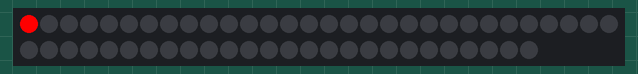
Simulated run of this sketch. Board: Arduino Uno, built with avr-gcc and run on an emulated ATmega328P. On the bench: 56 RGB LEDs in strip order, left to right, continuing on the next row. Dim RGB values are drawn brighter than linear.

Above: at 0.15 s.
At 3.77 s:
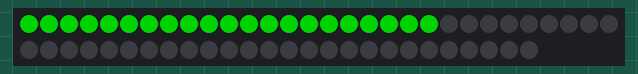
At 8.72 s:
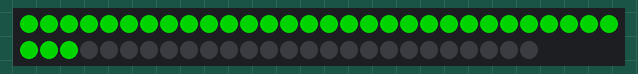
At 18.32 s:
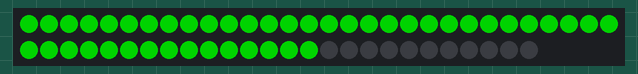
At 28.85 s:
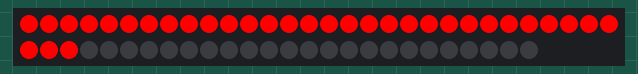
At 39.69 s:
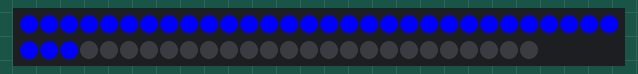

The sketch:

light_test.ino
```cpp
#include <FastLED.h>

#define CLOCK_PIN 8
#define DATA_PIN 9
#define NUM_LEDS 56

CRGB leds[NUM_LEDS];

void setup() {
    // Initialize the LED Strip.
    /* FastLED.addLeds<APA102, DATA_PIN, CLOCK_PIN>( */
    /*     leds, NUM_LEDS).setCorrection(TypicalSMD5050); */
    FastLED.addLeds<APA102>(leds, NUM_LEDS).setCorrection(TypicalSMD5050);

    // Set the color temperature
    FastLED.setTemperature(CarbonArc);
}

CRGB getColor(uint8_t colorIndex) {
    switch(colorIndex) {
        case 0:
            return CRGB::Red;
            break;
        case 1:
            return CRGB::Blue;
            break;
        case 2:
        default:
            return CRGB::Green;
            break;
    }
}

static uint8_t iteration = 0;

void loop() {
    uint8_t i = 0;
    for (i = 0; i < NUM_LEDS; ++i) {
        leds[i] = CRGB::Black;
    }
    FastLED.show();
    for (i = 0; i < NUM_LEDS; ++i) {
        leds[i] = getColor(iteration);
        FastLED.show();
        delay(25);
    }
    for (i = 0; i < NUM_LEDS; ++i) {
        leds[i] = CRGB::Black;
    }
    FastLED.show();
    iteration = (iteration + 1) % 3;
    delay(100);
}
```
